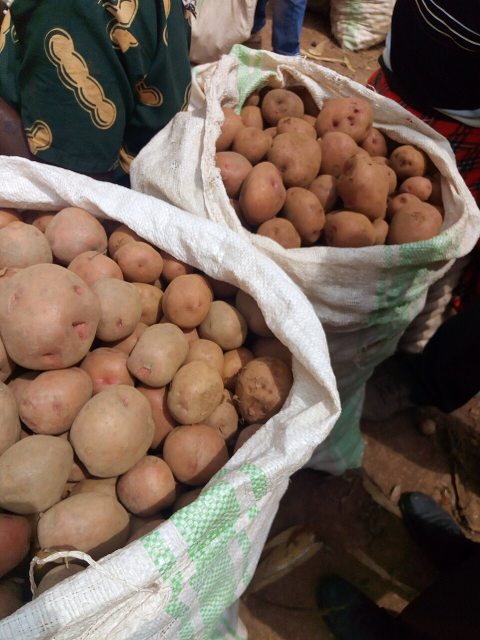
#> input picture ml/datos/fotos-commons/AB-116/0e389347c284.jpg, 960 x 1280 px (shown at 1/2 size)
$ python -i preparar.py   (imports and definitions only)
#> lines starting #> are read from the running program, lines starting #| are printed output that depends on the picture; after the words box and inside, x2 and y2 are one past the last pixel; in counts of white or black regions, pixels touching at a corner belong together
#> further down, picture is the input picture: PIL image 960x1280 RGB; mean R, G, B 115.9, 98.3, 86
"""
PASO 2 DE 2 · deja las ilustraciones listas para la aplicación.

    python -I preparar.py --manifiesto ilustraciones.json --crudas DIR --salida public/ilustraciones [--hoja]

  · escena: se recorta al centro en 4:3 y se guarda en WebP de 800 px de ancho
    (y otra de 400 para teléfonos), con calidad suficiente y menos de 120 KB.
  · maqueta, y toda escena con `proporcion` (D26, D30): se respeta su
    proporción (16:9, 21:9) y se guardan
    en WebP de 1600 px (y otra de 800), menos de 260 KB. La maqueta lleva los
    marcadores encima en %, así que NO se recorta nada.
  · objeto: se le quita el fondo magenta con `recorte-objetos.py` (el de
    Solvexco, probado) y queda en WebP transparente de 512 y 256 px.

--hoja arma una hoja de contactos sobre fondo claro y oscuro para revisarlas a
ojo. Se revisan SIEMPRE antes de usarlas.
"""

import argparse
import json
import os
import subprocess
import sys

from PIL import Image

AQUI = os.path.dirname(os.path.abspath(__file__))


# [6 lines left out: function guardar_webp, not called in this run]


def sin_margen_blanco(im, umbral=242):
    """El modelo suele pintar la escena como un cuadro con margen de papel
    blanco. Se recorta todo borde casi blanco antes de encuadrar."""
#> called with umbral = 242
    gris = im.convert("L").point(lambda v: 0 if v >= umbral else 255)
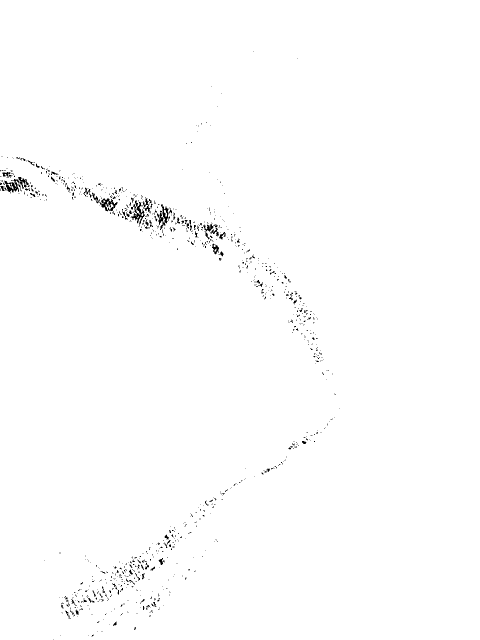
#> gris: PIL image 960x1280 L (shown at 1/2 size); 99.3% white; black in thin lines or dots, all inside (x1, y1, x2, y2) = (0, 103, 680, 1280)
    caja = gris.getbbox()
#> caja = (0, 0, 960, 1280)
    if not caja:
        return im
    izq, arriba, der, abajo = caja
#> izq = 0; arriba = 0; der = 960; abajo = 1280
    # Si el «margen» es casi toda la imagen, no era un margen: no se toca.
    if (der - izq) < im.width * 0.5 or (abajo - arriba) < im.height * 0.5:
        return im
    return im.crop((izq + 4, arriba + 4, der - 4, abajo - 4))
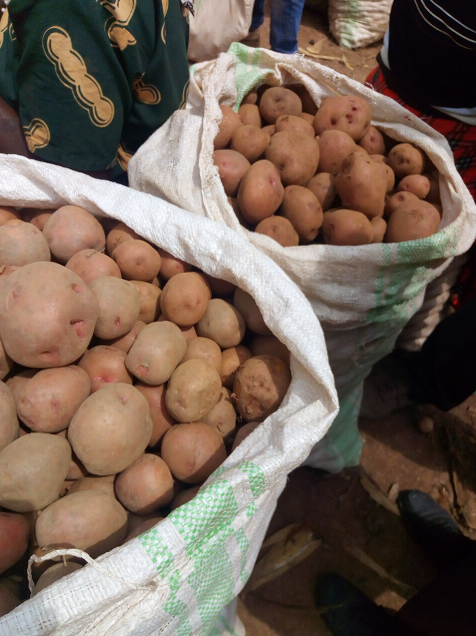
#> returned value: PIL image 952x1272 RGB (shown at 1/2 size); mean R, G, B 116.4, 98.6, 86.3


# [113 lines left out: functions escena, foto, isla, hoja, main, not called in this run]


# [2 lines not run here, left out]

>>> from PIL import Image
>>> picture = Image.open('../../ml/datos/fotos-commons/AB-116/0e389347c284.jpg')
>>> result = sin_margen_blanco(picture)

$ run again, on ml/datos/fotos-commons/AB-116/8df9d7fce9bc.jpg
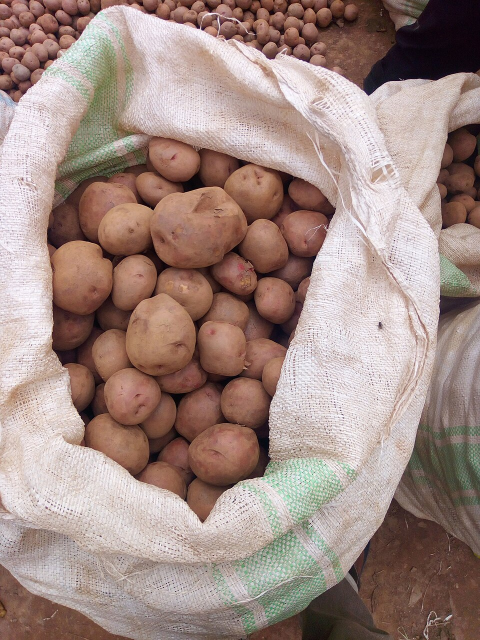
#> input picture ml/datos/fotos-commons/AB-116/8df9d7fce9bc.jpg, 960 x 1280 px (shown at 1/2 size)
#> picture is the input picture: PIL image 960x1280 RGB; mean R, G, B 160.2, 137.9, 131
#> in sin_margen_blanco, `gris = im.convert("L").point(lambda v: 0 if v >= umbral else 255)`:
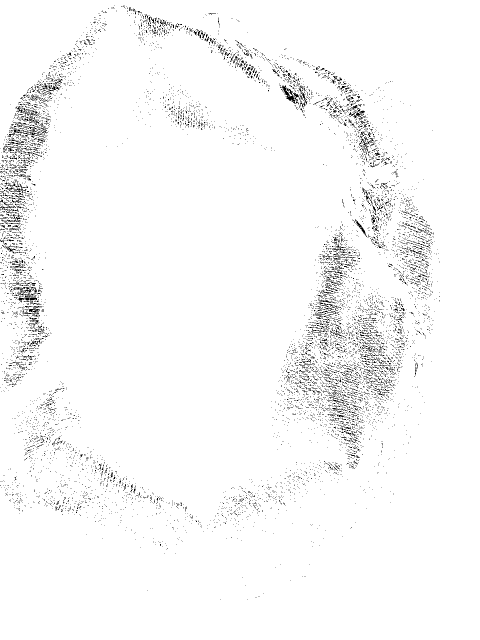
#> gris: PIL image 960x1280 L (shown at 1/2 size); 97.2% white; black in thin lines or dots, all inside (x1, y1, x2, y2) = (0, 11, 880, 1200)
#> caja = (0, 0, 960, 1280)
#> izq = 0; der = 960; abajo = 1280
#> in sin_margen_blanco, `return im.crop((izq + 4, arriba + 4, der - 4, abajo - 4))`:
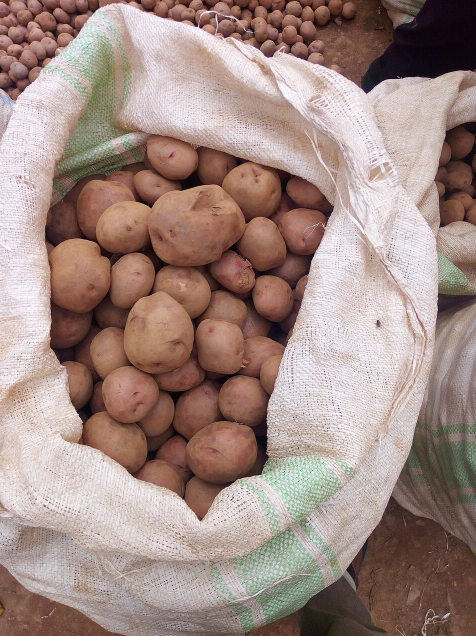
#> returned value: PIL image 952x1272 RGB (shown at 1/2 size); mean R, G, B 160.6, 138.4, 131.4
